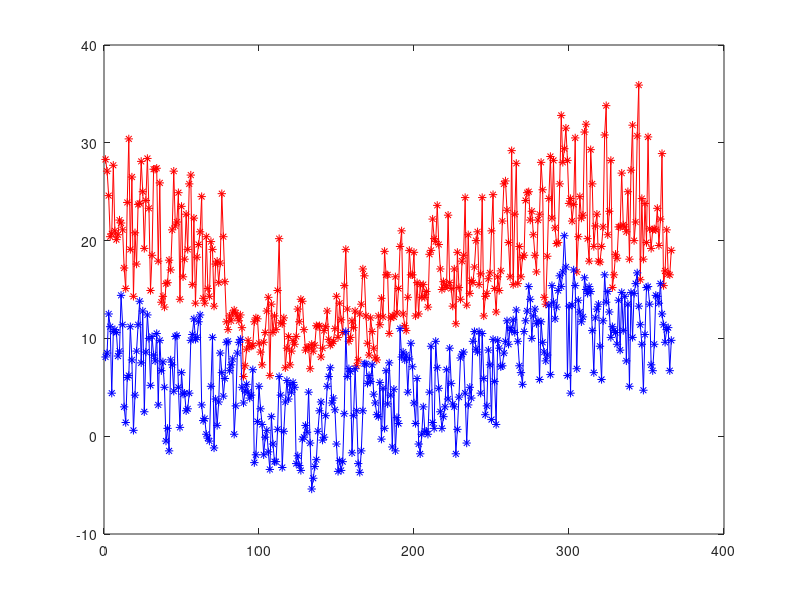

MATLAB code to generate this figure: (Note: this script raises an error after producing the figure.)
%% Load the data from the comma delimited text file 'NIWACliFloChchAeroClubStationTemps.txt' 
%% with the following column IDs
%% Max_min: Daily Temperature in Christchurch New Zealand
%% Stationate(NZST),Tmax(C),Period(Hrs),Tmin(C),Period(Hrs),Tgmin(C),Period(Hrs),Tmean(C),RHmean(%),Period(Hrs)

% the matrix T is about to be assigned the data as a matrix; the option [27,1,20904,5] to
% specify the upper-left and lower-right corners of an imaginary rectangle
% over the text file 'NIWACliFloChchAeroClubStationTemps.txt'.
% here we start from line number 27 and end at the last line number 20904
% and we read only columns NZST,Tmax(C),Period(Hrs),Tmin(C),Period(Hrs)

T = dlmread('NIWACliFloChchAeroClubStationTemps.txt',',',[27,1,20904,5]); 
% just keep column 1,2 and 4 named NZST,Tmax(C),Period(Hrs),Tmin(C), 
% i.e. date in YYYYMMDD foramt, maximum temperature, minimum temperature
T = T(:,[1,2,4]); % just pull the time
% print size before removing missig data rows are removed
size(T) % report the dimensions or size of the matrix T


% This file has a lot of missing data points and they were replaced with
% NaN values - see the file for various manipulations that were done to the
% raw text file from NIWA (Copyright NIWA 2011 Subject to NIWA's Terms and 
% Conditions.  See: http://cliflo.niwa.co.nz/pls/niwp/doc/terms.html)
T(any(isnan(T),2),:) = [];% Remove any rows containing NaNs from a matrix

size(T) % if the matrix has a different size now then the data-less days now!

clf % clears all current figures

% Daily max and min temperature in the 100 days with good data 
% before last date in this data, i.e, March 27 2011 in Christchurch NZ
figure
H365Days = T(end-365:end,2);
L365Days = T(end-365:end,3);
plot(H365Days,'r*-') % plot daily high or maximum temperature = Tmax
hold on;     % hold the Figure so that we can overlay more plots on it
plot(L365Days,'b*-') % plot daily low or minimum temperature = Tmin
plot(x,H365Days-L365Days, 'g') % plot daily Fluctuation = Tmax - Tmin 
% filter for running means
%data = [1:0.2:4]';
windowSize = 7;
WeeklyHighs = filter(ones(1,windowSize)/windowSize,1,H365Days);
plot(x,WeeklyHighs,'k')
WeeklyLows = filter(ones(1,windowSize)/windowSize,1,L365Days);
plot(x,WeeklyLows,'k')
xlim([0 365]); % set the limits or boundary on the x-axis of the plots 
hold off % turn off holding so we stop overlaying new plots on this Figure

x = [0:365];
figure
xx = linspace(0,365,1000);
Hyy = spline(x, H365Days, xx)
Lyy = spline(x, L365Days, xx)
plot(x, H365Days, 'r*', xx, Hyy, 'r')
xlim([0 365]);
hold on;
plot(x, L365Days, 'b*', xx, Lyy, 'b')


% filter for running means
%data = [1:0.2:4]';
windowSize = 7;
WeeklyHighs = filter(ones(1,windowSize)/windowSize,1,H365Days);
plot(x,WeeklyHighs,'k')
hold off
x = [0:365];
figure
xx = linspace(0,365,1000);
Hyy = spline(x, H365Days, xx)
Lyy = spline(x, L365Days, xx)
plot(x, H365Days, 'r*', xx, Hyy, 'r')
xlim([0 365]);
hold on;
plot(x, L365Days, 'b*', xx, Lyy, 'b')


% filter for running means
%data = [1:0.2:4]';
windowSize = 7;
WeeklyHighs = filter(ones(1,windowSize)/windowSize,1,H365Days);
plot(x,WeeklyHighs,'k')

hold off
